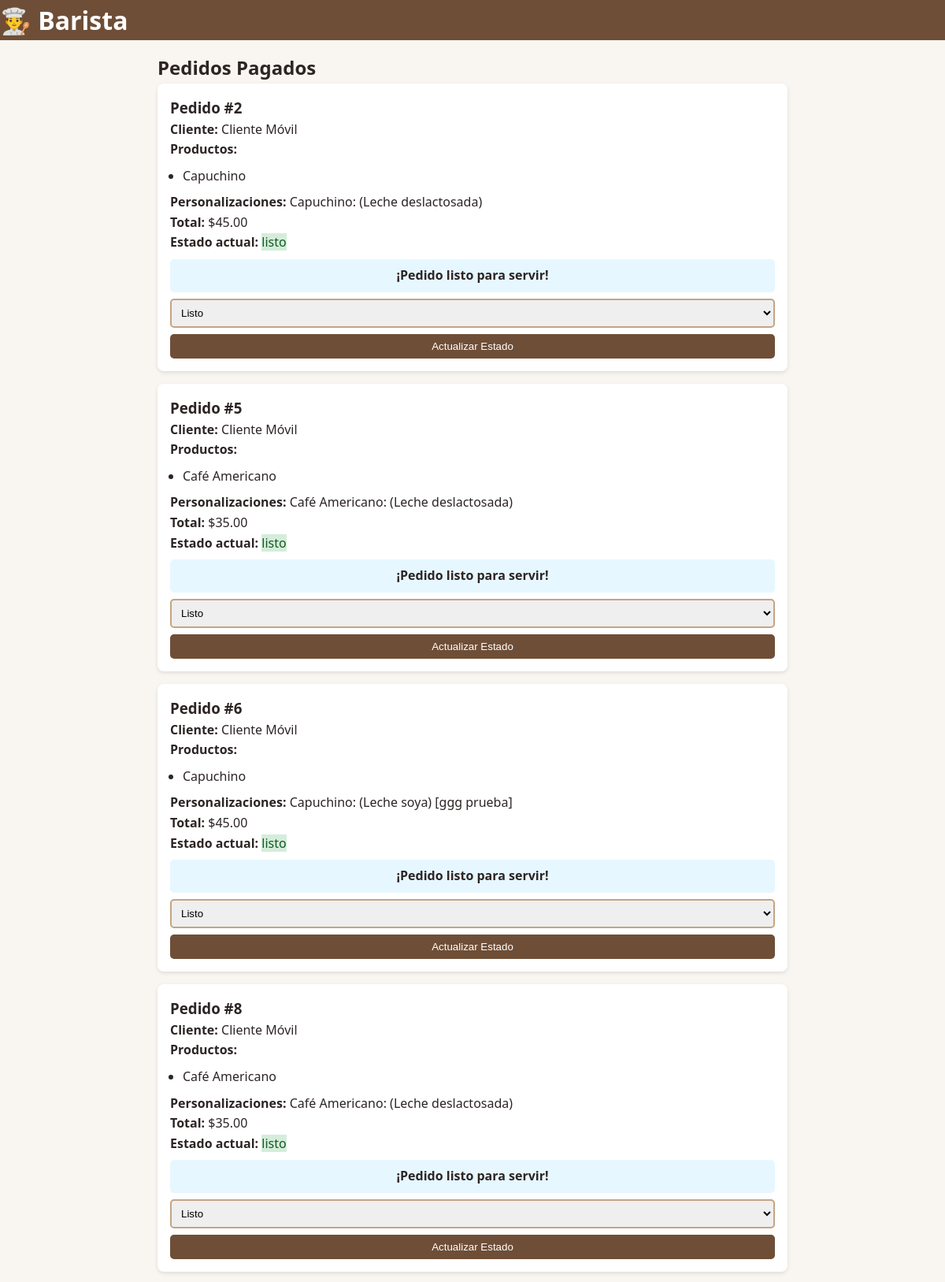
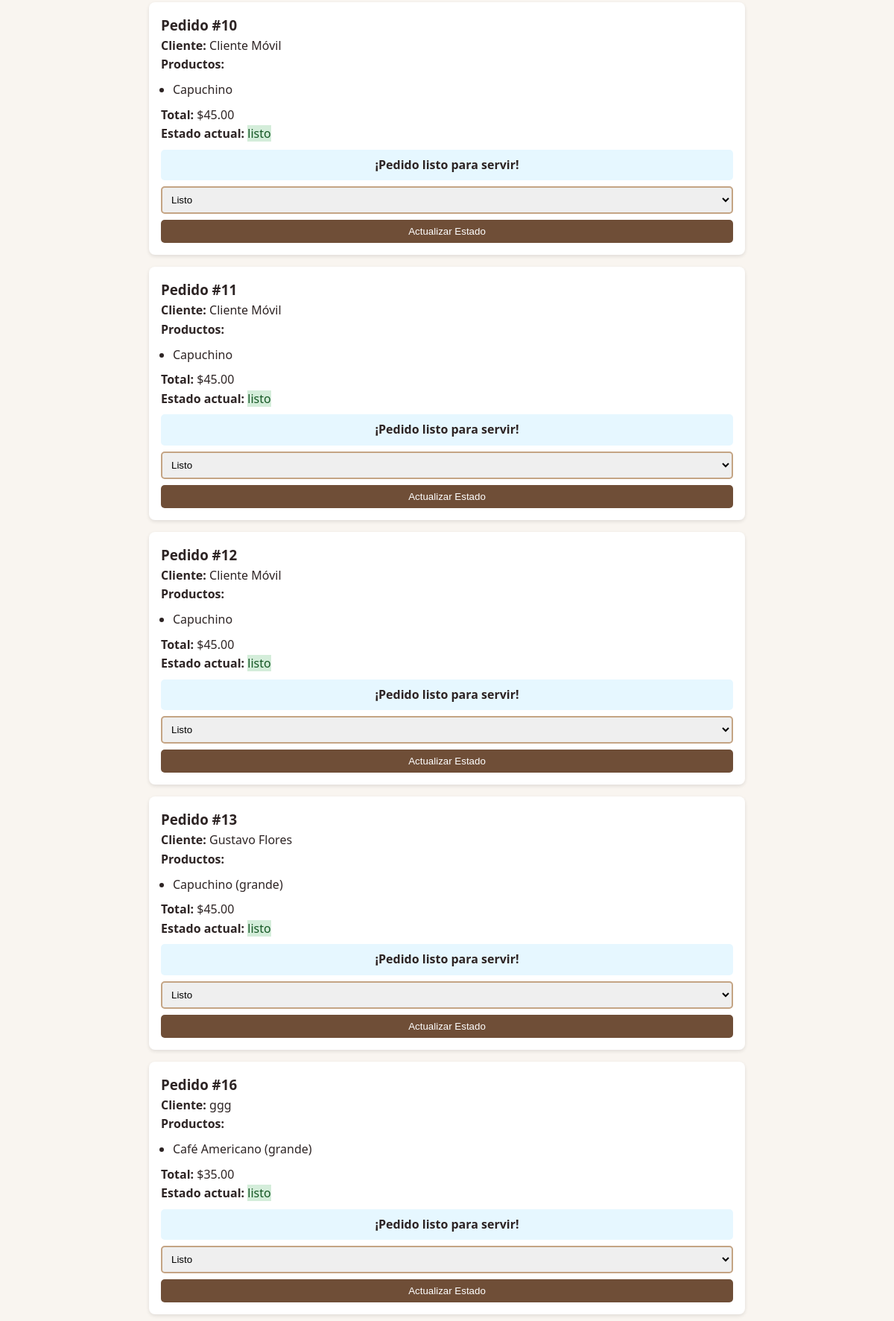
The page /barista (signed in, upper part) on the database its author committed (2 pictures, top to bottom).
### app.py (models this page shows)
class Pedido(db.Model):
    id = db.Column(db.Integer, primary_key=True)
    cliente = db.Column(db.String(50), nullable=False)
    productos = db.Column(db.String(500)) # Guardará algo como "Producto (tamaño) xCantidad"
    estado = db.Column(db.String(20), default="pendiente")
    pago = db.Column(db.String(20), default="pendiente")
    total = db.Column(db.Float)
    fecha = db.Column(db.DateTime, default=datetime.now)
    hora_pago = db.Column(db.DateTime)
    hora_preparacion = db.Column(db.DateTime)

### app.py (the view)
@app.route('/barista')
@login_required
def barista():
    if session.get('role') != 'barista':
        flash('Acceso no autorizado', 'error')
        return redirect(url_for('login'))
    pedidos = Pedido.query.filter(Pedido.pago == "pagado", Pedido.estado != "terminado").order_by(Pedido.hora_pago).all()
    ahora = datetime.now()
    for pedido in pedidos:
        if pedido.hora_preparacion and ahora >= pedido.hora_preparacion and pedido.estado != "listo":
            pedido.estado = "listo"
            db.session.commit()
    return render_template('barista.html', pedidos=pedidos, ahora=ahora)

### app.py (called while the page is built)
def login_required(view):
    @functools.wraps(view)
    def wrapped_view(**kwargs):
        if 'logged_in' not in session:
            return redirect(url_for('login'))
        return view(**kwargs)
    return wrapped_view

### templates/barista.html (shortened to what this page needs)
<!DOCTYPE html>
<html lang="es">
<head>
    <link rel="stylesheet" href="{{ url_for('static', filename='styles.css') }}">
</head>
<body>
    <header>
        <h1>👨‍🍳 Barista</h1>
    </header>
    <main class="container" style="max-width: 800px; margin: 1rem auto;">
        <h2>Pedidos Pagados</h2>
        {% for pedido in pedidos %}
        <div class="pedido-card">
            <h3>Pedido #{{ pedido.id }}</h3>
            <p><strong>Cliente:</strong> {{ pedido.cliente }}</p>
            <p><strong>Productos:</strong></p>
            <ul class="productos-lista">
                {% for producto in pedido.productos.split('|')[0].split(',') %}
                <li>{{ producto.strip() }}</li>
                {% endfor %}
            </ul>
            {% if '|' in pedido.productos and pedido.productos.split('|')[1].strip() %}
            <p><strong>Personalizaciones:</strong> {{ pedido.productos.split('|')[1] }}</p>
            {% endif %}
            <p><strong>Total:</strong> ${{ "%.2f"|format(pedido.total) }}</p>
            <p><strong>Estado actual:</strong> <span class="estado-{{ pedido.estado | replace(' ', '-') }}">{{ pedido.estado }}</span></p>
            {% if pedido.pago == 'pagado' and pedido.hora_preparacion %}
            <div class="tiempo-preparacion">
                {% if ahora < pedido.hora_preparacion %}
                <p>Tiempo restante: {{ ((pedido.hora_preparacion - ahora).seconds // 60) + 1 }} minutos</p>
                {% else %}
                <p>¡Pedido listo para servir!</p>
                {% endif %}
            </div>
            {% endif %}
            <form action="{{ url_for('actualizar_estado', id=pedido.id) }}" method="post">
                <select name="estado" class="estado-select">
                    <option value="listo" {% if pedido.estado == 'listo' %}selected{% endif %}>Listo</option>
                </select>
                <button type="submit" class="btn-actualizar">Actualizar Estado</button>
            </form>
        </div>
        {% endfor %}
    </main>
</body>
</html>

### static/styles.css (style rules this page uses)
:root { --primary: #6F4E37; --secondary: #C4A484; --accent: #E3B04B; --text: #2D2424; }
* { box-sizing: border-box; margin: 0; padding: 0; }
body { font-family: 'Segoe UI', Tahoma, Geneva, Verdana, sans-serif; background-color: #F9F5F0; color: var(--text); line-height: 1.6; }
.container { width: 90%; max-width: 1200px; margin: 0 auto; }
header { background-color: var(--primary); color: white; position: sticky; top: 0; z-index: 100; }
.tiempo-preparacion { margin-top: 0.5rem; padding: 0.5rem; background: #e6f7ff; border-radius: 5px; text-align: center; font-weight: bold; }
.estado-listo { background: #D4EDDA; color: #155724; }
.productos-lista { margin: 0.5rem 0; padding-left: 1rem; }
header { padding: 0; }

### templates/barista.html (style rules this page uses)
.pedido-card { background: white; border-radius: 8px; padding: 1rem; margin-bottom: 1rem; box-shadow: 0 2px 5px rgba(0,0,0,0.1); }
.estado-select { width: 100%; padding: 0.5rem; margin-top: 0.5rem; border: 2px solid var(--secondary); border-radius: 5px; }
.btn-actualizar { background: var(--primary); color: white; border: none; padding: 0.5rem 1rem; border-radius: 5px; width: 100%; margin-top: 0.5rem; cursor: pointer; }
.tiempo-preparacion { margin-top: 0.5rem; padding: 0.5rem; background: #e6f7ff; border-radius: 5px; text-align: center; font-weight: bold; }
.estado-listo { background: #D4EDDA; color: #155724; }
.productos-lista { margin: 0.5rem 0; padding-left: 1rem; }

### rows shown on the page
Pedido: id "2", cliente "Cliente Móvil", strip "Capuchino", productos "Capuchino: (Leche deslactosada)", total "45.00", estado "listo", pago "¡Pedido listo para servir!", estado "Listo"
Pedido: id "5", cliente "Cliente Móvil", strip "Café Americano", productos "Café Americano: (Leche deslactosada)", total "35.00", estado "listo", pago "¡Pedido listo para servir!", estado "Listo"
Pedido: id "6", cliente "Cliente Móvil", strip "Capuchino", productos "Capuchino: (Leche soya) [ggg prueba]", total "45.00", estado "listo", pago "¡Pedido listo para servir!", estado "Listo"
Pedido: id "8", cliente "Cliente Móvil", strip "Café Americano", productos "Café Americano: (Leche deslactosada)", total "35.00", estado "listo", pago "¡Pedido listo para servir!", estado "Listo"
Pedido: id "10", cliente "Cliente Móvil", strip "Capuchino", total "45.00", estado "listo", pago "¡Pedido listo para servir!", estado "Listo"
Pedido: id "11", cliente "Cliente Móvil", strip "Capuchino", total "45.00", estado "listo", pago "¡Pedido listo para servir!", estado "Listo"
Pedido: id "12", cliente "Cliente Móvil", strip "Capuchino", total "45.00", estado "listo", pago "¡Pedido listo para servir!", estado "Listo"
Pedido: id "13", cliente "Gustavo Flores", strip "Capuchino (grande)", total "45.00", estado "listo", pago "¡Pedido listo para servir!", estado "Listo"
Pedido: id "16", cliente "ggg", strip "Café Americano (grande)", total "35.00", estado "listo", pago "¡Pedido listo para servir!", estado "Listo"
